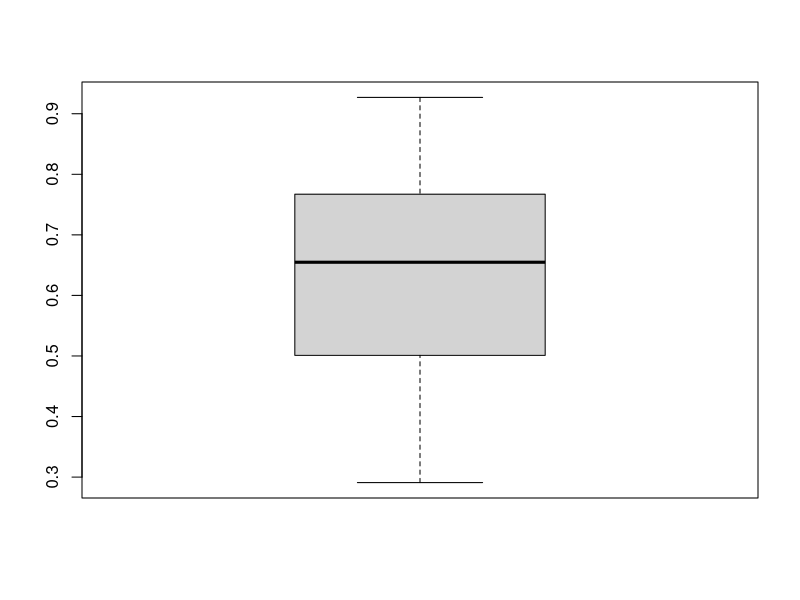
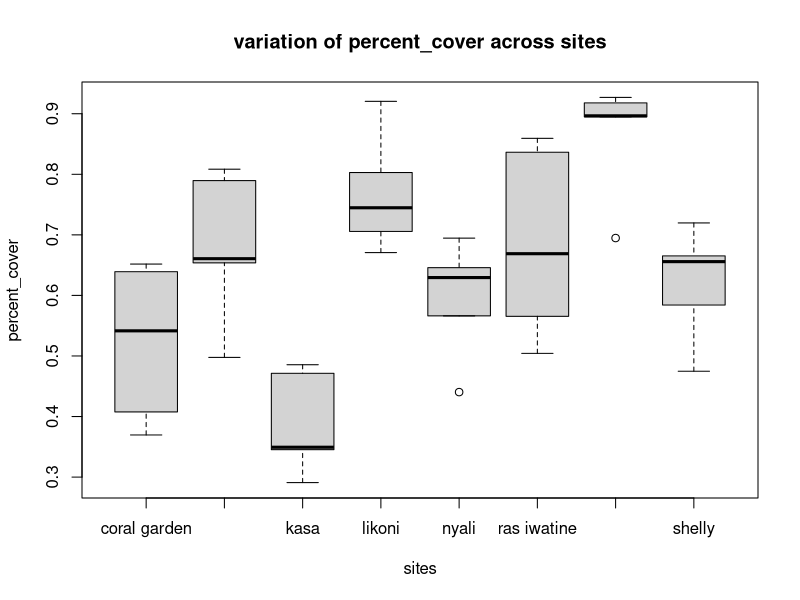

These charts were generated, in order, by the following R code:
##
##  Name:       create_reef_data.R
##
##  Objective:  Exercise creating reef data for WIO data course
##
##  Approach:   Set site list, number of replicate quadrates,
##              and mean cover for each site.
##
##              Random normal percent cover generated with
##              varying standard deviations.
##
##  Authors:    Franz Smith
##              Dirección Parque Nacional de Galápagos
##              Universidad San Francisco de Quito
##
##  Date:       2021-06-16
##

##
## 1. Set up
##
 # create a list of sites
   site_list <-
     c("coral garden",
       "kanamai",
       "kasa",
       "likoni",
       "nyali",
       "ras iwatine",
       "shark point",
       "shelly")

 ## -- create reef data -- ##
  # set number of replicates
    n_quads <- 5

  # set relative cover per site
    cvr_cor <- 0.60
    cvr_kan <- 0.65
    cvr_kas <- 0.45
    cvr_lik <- 0.78
    cvr_nya <- 0.73
    cvr_ras <- 0.68
    cvr_sha <- 0.76
    cvr_she <- 0.58

  # set seed for reproducibility
    set.seed(3)

  # generate data
    reef_data <-
      data.frame(
        sites         = rep(site_list, each = n_quads),
        quadrate      = rep(seq(1:5), times = length(site_list)),
        percent_cover = c(rnorm(5, cvr_cor, (cvr_cor / 3.0)),
                          rnorm(5, cvr_kan, (cvr_kan / 5.2)),
                          rnorm(5, cvr_kas, (cvr_kas / 3.2)),
                          rnorm(5, cvr_lik, (cvr_lik / 6.8)),
                          rnorm(5, cvr_nya, (cvr_nya / 4.2)),
                          rnorm(5, cvr_ras, (cvr_ras / 4.4)),
                          rnorm(5, cvr_sha, (cvr_sha / 4.1)),
                          rnorm(5, cvr_she, (cvr_she / 5.4)))
        )

    ## -- create reef data -- ##
    # set number of replicates
    n_quads <- 5
    
    # set relative cover per site
    cvr_cor <- 0.60
    cvr_kan <- 0.65
    cvr_kas <- 0.45
    cvr_lik <- 0.78
    cvr_nya <- 0.73
    cvr_ras <- 0.68
    cvr_sha <- 0.76
    cvr_she <- 0.58
    
    # set seed for reproducibility
    set.seed(3)
    
    # generate data
    reef_data <-
      data.frame(
        sites         = rep(site_list, each = n_quads),
        quadrate      = rep(seq(1:5), times = length(site_list)),
        percent_cover = c(rnorm(5, cvr_cor, (cvr_cor / 3.0)),
                          rnorm(5, cvr_kan, (cvr_kan / 5.2)),
                          rnorm(5, cvr_kas, (cvr_kas / 3.2)),
                          rnorm(5, cvr_lik, (cvr_lik / 6.8)),
                          rnorm(5, cvr_nya, (cvr_nya / 4.2)),
                          rnorm(5, cvr_ras, (cvr_ras / 4.4)),
                          rnorm(5, cvr_sha, (cvr_sha / 4.1)),
                          rnorm(5, cvr_she, (cvr_she / 5.4)))
      )
    site_list <-
           c("coral garden",
        "kanamai",
        "kasa",
        "likoni",
        "nyali",
        "ras iwatine",
        "shark point",
        "shelly")
    
    ## -- using indexing to select the quadrate data from "coral garden"  
    
    reef_data[reef_data$sites =="coral garden",] 
    
    #$ used here to define/specify column header with site name
    
    ## QN What if i wanted write the subset data as a data frame?   
    
    #  Subset quadrates 1-3 from each site   
    
    require(magrittr)
    
    reef_data %>% subset(quadrate <=2) #Selects quadrants 1-3 for each site
    
    reef_data[reef_data$quadrate <=3,] # does the same as line 117 above
    
    ## Create a similar subset using a list object, e.g.:
    
    qs_of_interest <-reef_data[reef_data$quadrate <=3,]
    
    #Other optional ways
    #qs_of_interest <- reef_data[which(reef_data$quadrate <=3),]
    #qs_of_interest <- subset(reef_data, quadrate <=3)
      
    ## Calculating mean
    
    reef_data[reef_data$sites == "coral garden",]$percent_cover %>% mean() 
    
    ## Use the function `round()` to roundoff the percent cover values to 3 digits
    
    round(reef_data[reef_data$sites == "coral garden",]$percent_cover %>% mean(),3) # last digit ,x defines # of decimal places
    
    
    ## -- base visualisation -- Use the function `boxplot()` to examine the variation of `percent_cover`for each site
    boxplot(reef_data$percent_cover)
    
    boxplot(percent_cover~sites, data = reef_data, main="variation of percent_cover across sites")
    
    
    